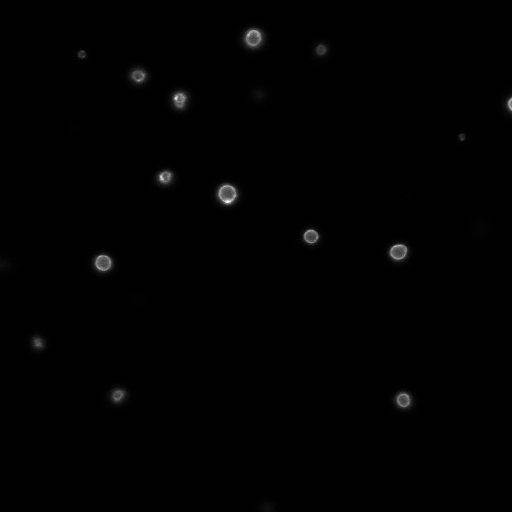
%> input picture folder/Stack2_561.tif, 512 x 512 px
$ octave radial_profile_code_with_comment_12142022.m   (GNU Octave 9; MATLAB toolbox functions it lacks are replaced by stand-ins)
%> lines starting %> are read from the running program, lines starting %| are printed output that depends on the picture; in (x1, y1, x2, y2) boxes, pixels count from 0 and x2, y2 are one past the last pixel; in counts of white or black regions, pixels touching at a corner belong together; the program's own positions count from 1
%Radial profile plot code - Code v1
%Written by Sumon Sahu - 10/04/22
%Last Updated by Sumon Sahu - 05/12/23

%Input - Any image stack in .tif format.
%This code picks up round droplets and calculates the radial intensity
%distribution for droplet diameter between 2.5 um and 4 um. Based on the
%diameter, this code also calculates normalized r array for individual droplets.
%This code uses otsu's threshold to make binary images

%These settings are for YSB microscope 100x mag
%Filemanes should be 'Stack%d_%d.tif' format, %d = integer.

% close all windows, clear all variables from workspace
clear all;
clc;
close all;

% check scale manually in FIJI for the data
scale = 0.166 % for 512*512 YSB image


%Path to your .tif stack
path = './folder/';
file = 'Stack2_561.tif';
file_path=[path file];

num = regexp(file, '\d+', 'match');

%create filenames to save your data
save_name1= [path 'profile_array_Stack' num{1} '_' num{2} '.mat']; % saves radially averaged intensity profiles of the droplets
save_name2= [path 'norm_r_array_Stack' num{1} '_' num{2} '.mat']; % saves normalized r array


%get info about the dataset stack
info = imfinfo(file_path);
num_images = numel(info);

%set frame numbers for running the dataset stack
start_frame =1;
end_frame =num_images;

%create empty arrays to store the results
profile_array=[];
norm_r_array=[];

%define the mask size for radial averaging
distance_window = 30; %for YSB images

% loop through all images in  the image stack
for loop = start_frame:end_frame

    % read the image
	im = imread(file_path,loop);
%> im is the input picture: size 512x512 uint16; min 0, max 50351, mean 453.1
	image_size = size(im);
%> image_size = [512 512]

    % Clear droplets at boundary by imclearborder
    im2 = imclearborder(im);

    % apply median filter to reduce random noise
    imFilt = medfilt2(im2, [4 4]);

    % scales the intensity range between 0 and 1
    imNorm = mat2gray(imFilt);

    %Find intensity threshold using Otsu's global thresholding method
    thresh = graythresh(imNorm);
%> thresh = 0.204
    imThresh = imNorm > thresh;
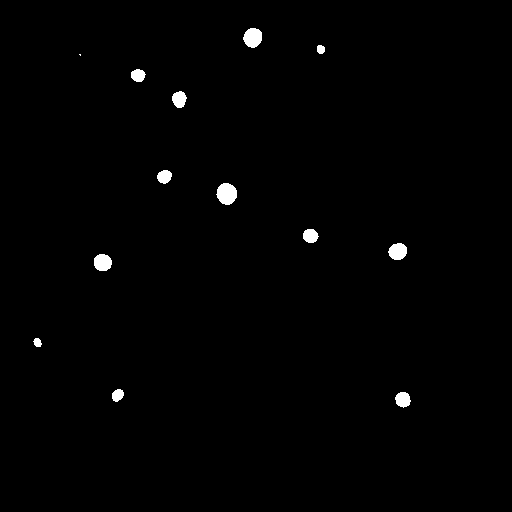
%> imThresh: size 512x512 logical; 0.86% white; 13 white regions (1 under 20 px), largest, box (x1, y1, x2, y2) and area: (216, 183, 237, 205) 350, (243, 28, 262, 48) 293, (388, 243, 407, 260) 251

    %alternatively: use manual threshold
%   imThresh = imNorm > 0.3;


    % Ignore smaller areas with bwareafilter
    % Adjust lower limit according to the scale.
    % For 512*512 YSB image, lower limit is 2.5

    imThresh2 = bwareafilt(imThresh, [2.5 50000]);

    %label droplets in the binary image
    L = bwlabel(imThresh2);
%> L: size 512x512 double; 14 distinct labels, from 0 to 13

    % use regionprops function to get all of the information about the binarized droplets
    s = regionprops('table',imThresh2, 'Area', 'PixelIdxList', 'MajorAxisLength', 'MinorAxisLength', 'Centroid','Orientation','Eccentricity');
%> s = 13 regions; largest, Area, Centroid, MajorAxisLength, MinorAxisLength and Eccentricity: 350 [227.3 194.4] 22 20.32 0.383, 293 [253.4 38.2] 20.2 18.56 0.395, 251 [103.3 263.1] 18.52 17.33 0.352, 251 [398.4 252.1] 19.09 16.81 0.473, 190 [403.5 400.2] 16.07 15.17 0.33

    diameter = [];
    % estimate diameter values from 'MajorAxisLength' and 'MinorAxisLength'
    diameter = scale*(([s.MajorAxisLength]+[s.MinorAxisLength])/2); %scaled with scale bar 0.166 um/px
%> diameter = [1.46; 0.361; 2.98; 2.05; 2.29; 2.37; 2.59; 3.51; 3.22; 2.48; 1.48; 2.98; 2.59]

    % use this to add diameter values to the s table
    s.Diameter = diameter;
%> s.Diameter has the same summary as diameter

    %sort the table s according to the area values in descending order
    [s1,index] = sortrows(s,'Area','descend');
%> s1 has the same summary as s; index = [8; 9; 3; 12; 13; 7; 10; 6; 5; 4; 11; 1; 2]

% [13 lines of commented-out code are left out]

    r=(1:distance_window)*scale; %define radial distance array

    % loop through the droplets in a single image
    for i=1:length(diameter) % length(diameter) is the number of droplets in the image

        %reintroduce variables to store numbers to arrays. This clears out
        %the previous array for previous droplet
        profile1=[];
        norm_r=[];

        % filter between the droplet size with diameter 2.5 um and 4 um.
        % Choose round-ish droplets with eccentricity <=0.5
        if (s1.Diameter(i) >= 2.5) & (s1.Diameter(i) <= 4) & (s1.Eccentricity(i) <= 0.5)

            % get the centroids and round them up
            centers1(1) = round(s1.Centroid(i,1));
            centers1(2) = round(s1.Centroid(i,2));

            %get the radial average intensity profile from the 'radialAverage' function
            profile1 = radialAverage(im, centers1(1), centers1(2), distance_window);


            % normalize the r with radius of each droplet
            norm_r = 2*r/s1.Diameter(i);

            % append the values from this loop to the main variable array
            profile_array = horzcat(profile_array,profile1');
            norm_r_array = horzcat(norm_r_array,norm_r');
        else
            continue;
        end
    end
%> this loop made 13 passes
%> pass 1, in radialAverage, `R = sqrt(ROW.^2 + COLUMN.^2);`:
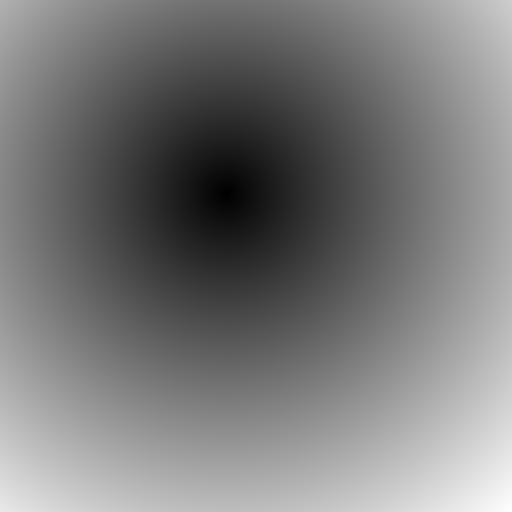
%> R: size 512x512 double; min 0, max 427, mean 204.1; drawn with min black and max white
%> pass 2, in radialAverage (call 2), `R = sqrt(ROW.^2 + COLUMN.^2);`:
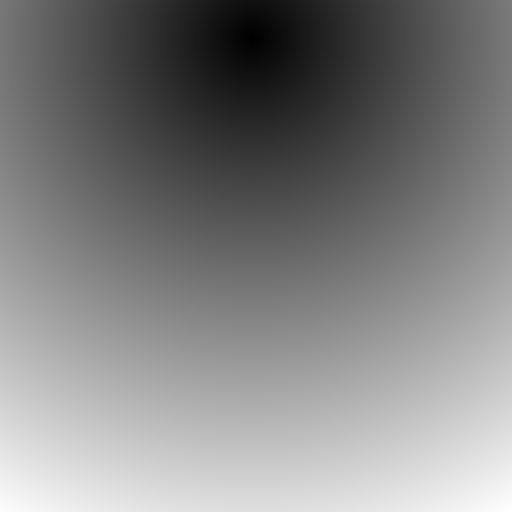
%> R: size 512x512 double; min 0, max 540.1, mean 275.7; drawn with min black and max white
%> pass 3, in radialAverage (call 3), `R = sqrt(ROW.^2 + COLUMN.^2);`:
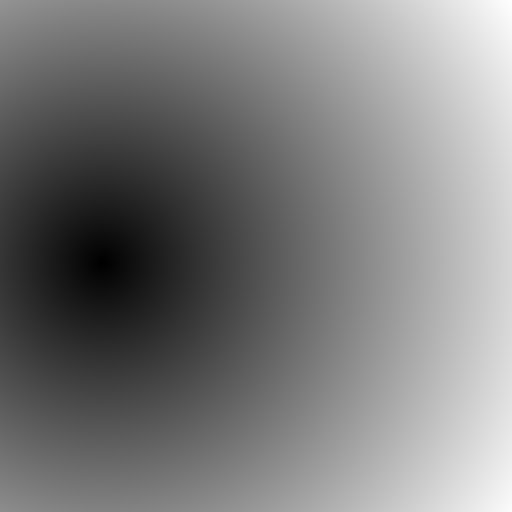
%> R: size 512x512 double; min 0, max 485.7, mean 236; drawn with min black and max white
%> after the loop, centers1 = [404 400]; norm_r_array = 30 rows, first 8: [0.0945 0.103 0.112 0.111 0.128; 0.189 0.206 0.223 0.223 0.256; 0.284 0.31 0.335 0.334 0.384; 0.378 0.413 0.446 0.446 0.512; 0.473 0.516 0.558 0.557 0.64; 0.567 0.619 0.67 0.669 0.768; 0.662 0.723 0.781 0.78 0.896; 0.756 0.826 0.893 0.891 1.02]; profile_array = 30 rows, first 8: [15586.9 15081.9 15869.6 14268.1 13616.9; 15931.8 16671.3 16342 15200.1 14629.2; 16582.5 18105.8 17098.8 16137.4 15722.9; 17767.2 20052.3 17870.3 17445.5 17952.7; 19992 22705.9 20264.8 20472.4 20715.2; 23449.5 23407.9 23137.6 23107.9 19223.2; 27327.9 22228.7 22464.6 21272.2 14030; 26682.5 17990.4 16605.5 16428 9016.8]

    fprintf('Image number %d is running!\n',loop)

end

%save variables to the files
save(save_name1,'profile_array')
save(save_name2,'norm_r_array')
%%

%Make plot for intensity distribution, intensity vs r plot
figure
for loop=1:size(profile_array,2)
     plot(r,profile_array(:,loop),'o-')
     hold on
end
%> this loop made 5 passes
hold off
xlim([0 4])
ylim([0 60000])
xlabel('r (\mum)')
ylabel('Intensity')
set(gca,'FontSize', 18)
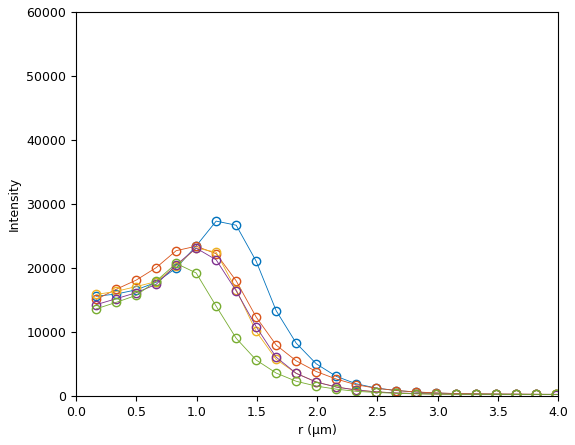
%> figure redrawn from the program's plot data; curve peaks at x = 1.16, y = 27327.9; curve peaks at x = 0.996, y = 23407.9; curve peaks at x = 0.996, y = 23137.6; curve peaks at x = 0.996, y = 23107.9

%Make plot for intensity distribution, intensity vs r_norm plot
figure
for loop=1:size(profile_array,2)
    plot(norm_r_array(:,loop),profile_array(:,loop),'o-')
     hold on
end
hold off
xlim([0 4])
ylim([0 60000])
xlabel('r_{norm}')
ylabel('Intensity')
set(gca,'FontSize', 18)
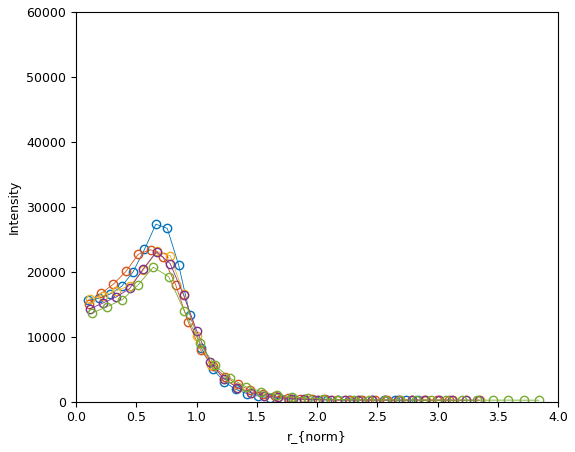
%> figure redrawn from the program's plot data; curve peaks at x = 0.662, y = 27327.9; curve peaks at x = 0.619, y = 23407.9; curve peaks at x = 0.67, y = 23137.6; curve peaks at x = 0.669, y = 23107.9

%% function space

function profile = radialAverage(G, cx, cy, rmax)
    % computes the radial average of the image G around the cx,cy point in
    % XY co-ordinates
    % rmax is the mask distance from origin in (r,theta)
    profile = [];

    %get the size of the image
    [a,b] = size(G);

    % form a XY grid at the center of the selected droplet
    [COLUMN, ROW] = meshgrid( (1:b)-cx, (1:a)-cy);

    % convert ROW-COLUMN to (R,theta) co-ordinate
    R = sqrt(ROW.^2 + COLUMN.^2);

    % for each i, make rings with 1 px width to calculate intensity
    for i = 1:rmax % radius of the circle
        % create the ring mask
        mask = (i-1<R & R<i+1);

        %get the values from the mask
        values = [];
        values = G(mask); % without smooth

        % get the mean intensity from the radial ring mask
        profile(i) = mean(values(:));
    end
end
